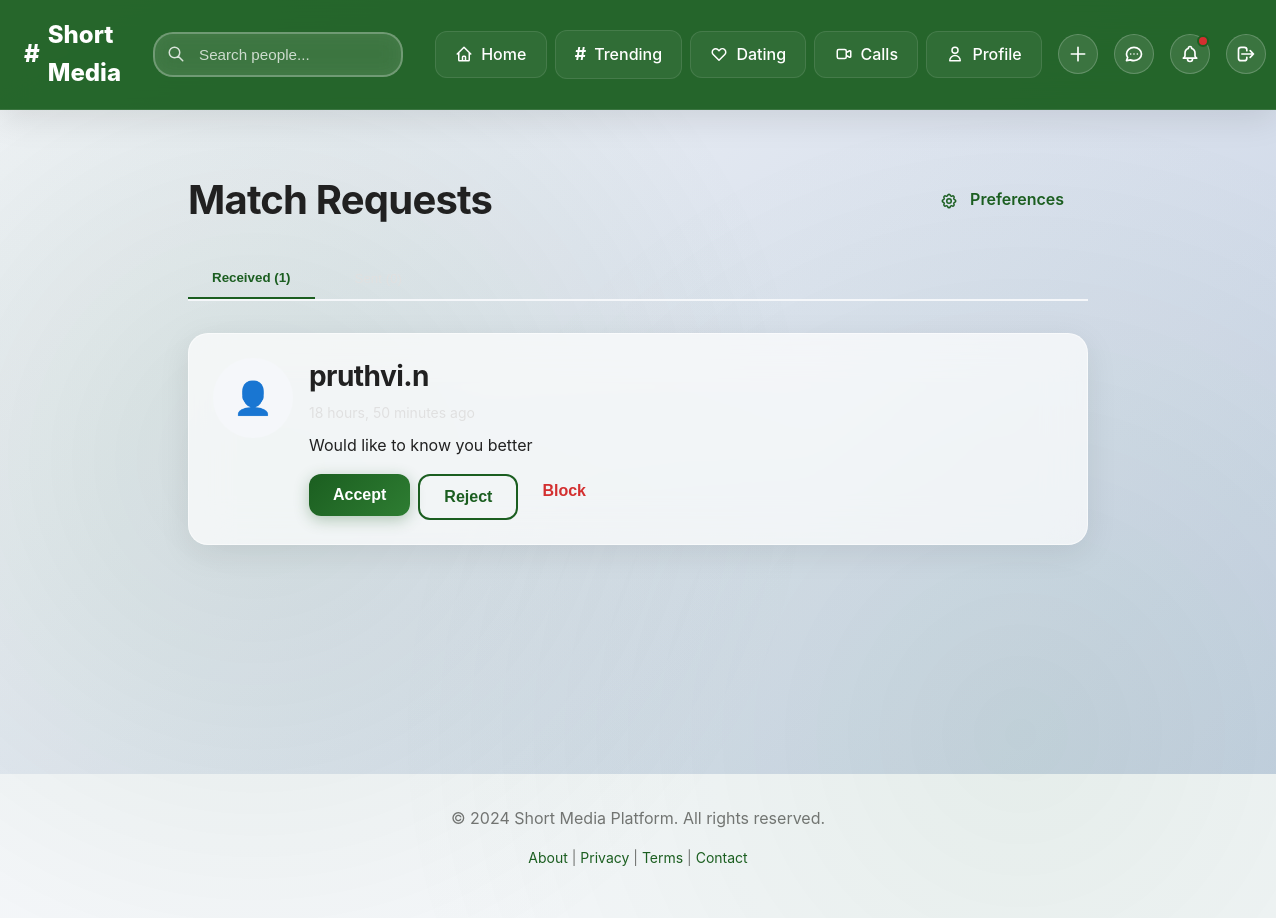
The page /dating/requests/ (signed in) on the database its author committed.
### dating/models.py (models this page shows, shortened)
class MatchRequest(TimeStampedModel):
    sender = models.ForeignKey(
        settings.AUTH_USER_MODEL,
        on_delete=models.CASCADE,
        related_name='sent_match_requests'
    )
    receiver = models.ForeignKey(
        settings.AUTH_USER_MODEL,
        on_delete=models.CASCADE,
        related_name='received_match_requests'
    )
    status = models.CharField(
        max_length=10,
        choices=MatchStatus.choices,
        default=MatchStatus.PENDING,
        db_index=True
    )
    message = models.TextField(
        max_length=500,
        blank=True,
        help_text="Optional message with the match request"
    )
    match_score = models.FloatField(default=0.0)
    response_at = models.DateTimeField(null=True, blank=True)
    response_message = models.TextField(max_length=500, blank=True)
    class Meta:
        db_table = 'match_requests'
        ordering = ['-created_at']
        unique_together = ['sender', 'receiver']
        indexes = [
            models.Index(fields=['sender', 'status']),
            models.Index(fields=['receiver', 'status']),
            models.Index(fields=['status', '-created_at']),
        ]

### users/models.py (models this page shows, shortened)
class User(AbstractUser):
    email = models.EmailField(unique=True, db_index=True)
    username = models.CharField(max_length=50, unique=True, db_index=True)
    is_verified = models.BooleanField(default=False)
    is_online = models.BooleanField(default=False)
    last_seen = models.DateTimeField(null=True, blank=True)
    USERNAME_FIELD = 'email'
    REQUIRED_FIELDS = ['username']
    class Meta:
        db_table = 'users'
        verbose_name = 'User'
        verbose_name_plural = 'Users'
        ordering = ['-date_joined']

### dating/views.py (the view)
# urls.py: path('requests/', views.match_requests_view, name='requests'),
@login_required
def match_requests_view(request):
    pending_received = dating_service.get_pending_received_requests(request.user)
    pending_sent = dating_service.get_pending_sent_requests(request.user)
    accepted = dating_service.get_accepted_requests(request.user)
    context = {
        'pending_received': pending_received,
        'pending_sent': pending_sent,
        'accepted': accepted,
    }
    return render(request, 'dating/requests.html', context)

### dating/repositories.py (called while the page is built)
    @staticmethod
    def get_sent_requests(user, status: str = None) -> QuerySet:
        queryset = MatchRequest.objects.filter(sender=user).select_related('receiver', 'receiver__profile')
        if status:
            queryset = queryset.filter(status=status)
        return queryset.order_by('-created_at')

    @staticmethod
    def get_received_requests(user, status: str = None) -> QuerySet:
        queryset = MatchRequest.objects.filter(receiver=user).select_related('sender', 'sender__profile')
        if status:
            queryset = queryset.filter(status=status)
        return queryset.order_by('-created_at')

    @staticmethod
    def get_pending_received_requests(user) -> QuerySet:
        return MatchRequestRepository.get_received_requests(user, status=MatchStatus.PENDING)

    @staticmethod
    def get_pending_sent_requests(user) -> QuerySet:
        return MatchRequestRepository.get_sent_requests(user, status=MatchStatus.PENDING)

    @staticmethod
    def get_accepted_requests(user) -> QuerySet:
        return MatchRequest.objects.filter(
            Q(sender=user) | Q(receiver=user),
            status=MatchStatus.ACCEPTED
        ).select_related('sender', 'receiver').order_by('-created_at')

### dating/services.py (called while the page is built)
    def get_pending_received_requests(self, user):
        return self.match_request_repo.get_pending_received_requests(user)

    def get_pending_sent_requests(self, user):
        return self.match_request_repo.get_pending_sent_requests(user)

    def get_accepted_requests(self, user):
        return self.match_request_repo.get_accepted_requests(user)

### templates/dating/requests.html (shortened to what this page needs)
{% extends 'base.html' %}
{% load static %}
{% block content %}
<div class="container" style="margin-top: 2rem; margin-bottom: 2rem;">
    <div style="max-width: 900px; margin: 0 auto;">
        <div style="display: flex; justify-content: space-between; align-items: center; margin-bottom: 2rem;">
            <h1 style="margin: 0;">Match Requests</h1>
            <a href="{% url 'dating:preferences' %}" class="btn btn-outline-primary">
                Preferences
            </a>
        </div>
        <div style="display: flex; gap: 1rem; margin-bottom: 2rem; border-bottom: 2px solid var(--secondary-gray-light);">
            <button class="tab-btn active" data-tab="received" style="padding: 0.75rem 1.5rem; border: none; background: none; cursor: pointer; border-bottom: 2px solid var(--primary-green); font-weight: 600; color: var(--primary-green);">
                Received ({{ pending_received.count }})
            </button>
            <button class="tab-btn" data-tab="sent" style="padding: 0.75rem 1.5rem; border: none; background: none; cursor: pointer; color: var(--secondary-gray);">
            </button>
        </div>
        <div id="received-tab" class="tab-content">
            {% if pending_received %}
                {% for request in pending_received %}
                <div class="card" style="margin-bottom: 1.5rem;">
                    <div class="card-body">
                        <div style="display: flex; gap: 1rem;">
                            {% if request.sender.profile.profile_picture %}
                            <img src="{{ request.sender.profile.profile_picture.url }}" alt="{{ request.sender.username }}" style="width: 80px; height: 80px; border-radius: 50%; object-fit: cover;">
                            {% else %}
                            <div style="width: 80px; height: 80px; border-radius: 50%; background: var(--secondary-gray-light); display: flex; align-items: center; justify-content: center; font-size: 2rem; flex-shrink: 0;">
                                👤
                            </div>
                            {% endif %}
                            <div style="flex: 1;">
                                <h3 style="margin-bottom: 0.5rem;">{{ request.sender.username }}</h3>
                                <p style="color: var(--secondary-gray); font-size: 0.875rem; margin-bottom: 0.5rem;">{{ request.created_at|timesince }} ago</p>
                                {% if request.message %}
                                <p style="margin-bottom: 1rem;">{{ request.message }}</p>
                                {% endif %}
                                <div style="display: flex; gap: 0.5rem;">
                                    <form method="post" action="{% url 'dating:accept_request' request.id %}" style="display: inline;">
                                        <button type="submit" class="btn btn-primary">Accept</button>
                                    </form>
                                    <form method="post" action="{% url 'dating:reject_request' request.id %}" style="display: inline;">
                                        <button type="submit" class="btn btn-outline">Reject</button>
                                    </form>
                                    <form method="post" action="{% url 'dating:block_user' request.id %}" style="display: inline;" onsubmit="return confirm('Are you sure you want to block this user?');">
                                        <button type="submit" class="btn btn-text" style="color: var(--danger);">Block</button>
                                    </form>
                                </div>
                            </div>
                        </div>
                    </div>
                </div>
                {% endfor %}
            {% else %}
                <div class="card">
                    <div class="card-body" style="text-align: center; padding: 3rem 1rem;">
                        <p style="color: var(--secondary-gray);">No pending match requests</p>
                    </div>
                </div>
            {% endif %}
        </div>
    </div>
</div>
{% endblock %}

### static/css/base.css (style rules this page uses)
:root { --primary-green: #1B5E20; --primary-green-dark: #0D3F14; --primary-green-light: #2E7D32; --primary-green-lighter: #4CAF50; --primary-green-glow: rgba(27, 94, 32, 0.3); --secondary-white: #FFFFFF; --secondary-gray-light: #F5F7FA; --secondary-gray: #E0E0E0; --secondary-gray-dark: #757575; --glass-white: rgba(255, 255, 255, 0.25); --glass-white-strong: rgba(255, 255, 255, 0.7); --glass-border: rgba(255, 255, 255, 0.18); --glass-shadow: rgba(31, 38, 135, 0.15); --text-primary: #212121; --text-secondary: #757575; --text-white: #FFFFFF; --success: #1B5E20; --danger: #D32F2F; --warning: #F57C00; --info: #1976D2; --dark-bg: #121212; --dark-surface: #1E1E1E; --dark-text: #E0E0E0; --spacing-xs: 0.25rem; --spacing-sm: 0.5rem; --spacing-md: 1rem; --spacing-lg: 1.5rem; --spacing-xl: 2rem; --spacing-xxl: 3rem; --radius-sm: 8px; --radius-md: 12px; --radius-lg: 20px; --radius-xl: 24px; --radius-full: 50%; --shadow-sm: 0 2px 8px rgba(0, 0, 0, 0.08); --shadow-md: 0 4px 16px rgba(0, 0, 0, 0.1); --shadow-lg: 0 8px 32px rgba(0, 0, 0, 0.12); --shadow-xl: 0 16px 48px rgba(0, 0, 0, 0.15); --glow-green: 0 0 20px var(--primary-green-glow); --transition-fast: 0.2s cubic-bezier(0.4, 0, 0.2, 1); --transition-normal: 0.3s cubic-bezier(0.4, 0, 0.2, 1); --transition-slow: 0.5s cubic-bezier(0.4, 0, 0.2, 1); }
* { margin: 0; padding: 0; box-sizing: border-box; }
body { font-family: -apple-system, BlinkMacSystemFont, 'Segoe UI', Roboto, 'Helvetica Neue', Arial, sans-serif; line-height: 1.6; color: var(--text-primary); background: linear-gradient(135deg, #f5f7fa 0%, #c3cfe2 100%); min-height: 100vh; position: relative; }
body::before { content: ''; position: fixed; top: 0; left: 0; width: 100%; height: 100%; background-image: radial-gradient(circle at 20% 50%, rgba(27, 94, 32, 0.1) 0%, transparent 50%), radial-gradient(circle at 80% 80%, rgba(46, 125, 50, 0.08) 0%, transparent 50%); pointer-events: none; z-index: 0; }
h1, h2, h3, h4, h5, h6 { font-weight: 700; line-height: 1.3; margin-bottom: var(--spacing-md); color: var(--text-primary); letter-spacing: -0.02em; }
h1 { font-size: 2.5rem; }
h3 { font-size: 1.75rem; }
p { margin-bottom: var(--spacing-md); }
a { color: var(--primary-green); text-decoration: none; transition: all var(--transition-fast); }
.container { max-width: 1200px; margin: 0 auto; padding: 0 var(--spacing-md); }
.btn { display: inline-block; padding: 0.75rem 1.5rem; font-size: 1rem; font-weight: 600; text-align: center; text-decoration: none; border: none; border-radius: var(--radius-md); cursor: pointer; transition: all var(--transition-fast); position: relative; overflow: hidden; }
.btn::before { content: ''; position: absolute; top: 50%; left: 50%; width: 0; height: 0; border-radius: 50%; background: rgba(255, 255, 255, 0.3); transform: translate(-50%, -50%); transition: width 0.6s, height 0.6s; }
.btn-primary { background: linear-gradient(135deg, var(--primary-green) 0%, var(--primary-green-light) 100%); color: var(--text-white); box-shadow: 0 4px 15px rgba(27, 94, 32, 0.3); }
.btn-outline { background: transparent; color: var(--primary-green); border: 2px solid var(--primary-green); }
.btn-text { background: transparent; color: var(--text-secondary); padding: 0.5rem 1rem; }
.card { background: rgba(255, 255, 255, 0.7); backdrop-filter: blur(20px); -webkit-backdrop-filter: blur(20px); border-radius: var(--radius-lg); border: 1px solid rgba(255, 255, 255, 0.5); box-shadow: 0 8px 32px rgba(0, 0, 0, 0.08); padding: 0; margin-bottom: var(--spacing-lg); transition: all var(--transition-normal); overflow: hidden; }
.card-body { padding: var(--spacing-lg); }
@media (min-width: 769px) { .container { padding: 0 2rem !important; } }
@media (min-width: 769px) { .card { transition: all 0.3s ease; } }

### static/css/mobile.css (style rules this page uses)
.card { animation: slideUp 0.4s cubic-bezier(0.4, 0, 0.2, 1); }

### rows shown on the page
MatchRequest: sender.username "pruthvi.n", created_at "18 hours, 50 minutes", message "Would like to know you better"

### other values the page prints
{{ pending_received.count }} "1"
